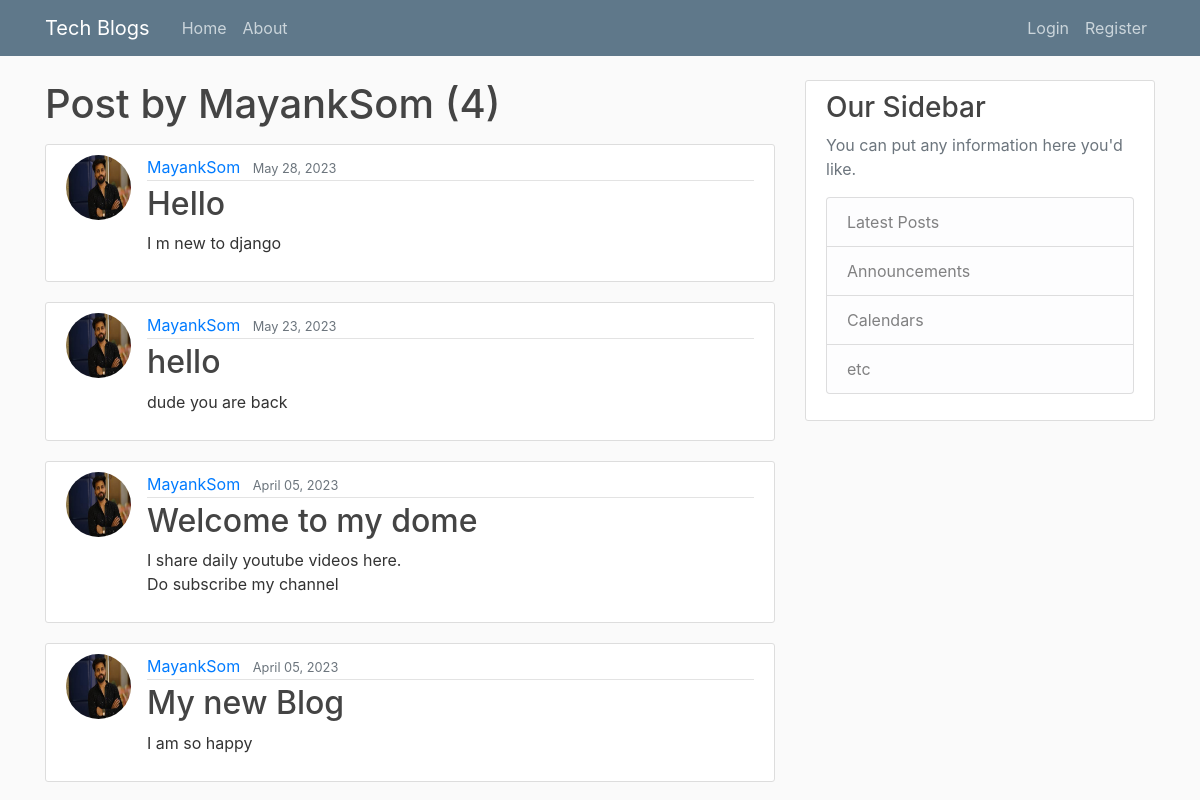
The page /user/MayankSom on the database its author committed.
### blog/models.py (models this page shows, shortened)
class Post(models.Model):
     title       = models.CharField(max_length=100)
     content     = models.TextField()
     date_posted = models.DateTimeField(default=timezone.now)
     author      = models.ForeignKey(User, on_delete = models.CASCADE)

### users/models.py (models this page shows, shortened)
class Profile(models.Model):
    user = models.OneToOneField(User, on_delete =models.CASCADE)
    image = models.ImageField(default='default.jpg', upload_to='profile_pics')

### blog/views.py (the view)
# urls.py: path('user/<str:username>', UserPostListView.as_view(), name='user-posts'),
class UserPostListView(ListView):
    model = Post
    template_name = 'blog/user_posts.html'
    context_object_name = 'posts'
    paginate_by = 4
    def get_queryset(self):
        user = get_object_or_404(User, username=self.kwargs.get('username'))
        return Post.objects.filter(author=user).order_by('-date_posted')

### blog/templates/blog/user_posts.html (shortened to what this page needs)
{% extends "blog/base.html" %}
{% block content %}
    <h1 class="mb-3"> Post by {{ view.kwargs.username }} ({{ page_obj.paginator.count }}) </h1>
    {% for post in posts %}
       <article class="media content-section">
        <img class ="rounded-circle article-img" src="{{ post.author.profile.image.url }}">
        <div class="media-body">
            <div class="article-metadata">
            <a class="mr-2" href="{% url 'user-posts' post.author.username %}">{{ post.author }}</a>
            <small class="text-muted">{{ post.date_posted|date:"F d, Y" }}</small>
            </div>
            <h2><a class="article-title" href="{% url 'post-detail' post.id %}">{{ post.title }}</a></h2>
            <p class="article-content">{{ post.content }}</p>
        </div>
      </article>
    {% endfor %}
{% endblock content %}

### blog/static/blog/main.css (style rules this page uses)
body { background: #fafafa; color: #333333; margin-top: 5rem; }
h1, h2, h3, h4, h5, h6 { color: #444444; }
.content-section { background: #ffffff; padding: 10px 20px; border: 1px solid #dddddd; border-radius: 3px; margin-bottom: 20px; }
.article-title { color: #444444; }
.article-content { white-space: pre-line; }
.article-img { height: 65px; width: 65px; margin-right: 16px; }
.article-metadata { padding-bottom: 1px; margin-bottom: 4px; border-bottom: 1px solid #e3e3e3 }

### rows shown on the page
Post: author.profile.image (picture), author "MayankSom", date_posted "May 28, 2023", title "Hello", content "I m new to django"
Post: author.profile.image (picture), author "MayankSom", date_posted "May 23, 2023", title "hello", content "dude you are back"
Post: author.profile.image (picture), author "MayankSom", date_posted "April 05, 2023", title "Welcome to my dome", content "I share daily youtube videos here. Do subscribe my channel"
Post: author.profile.image (picture), author "MayankSom", date_posted "April 05, 2023", title "My new Blog", content "I am so happy"

### other values the page prints
{{ view.kwargs.username }} "MayankSom"
{{ page_obj.paginator.count }} "4"
